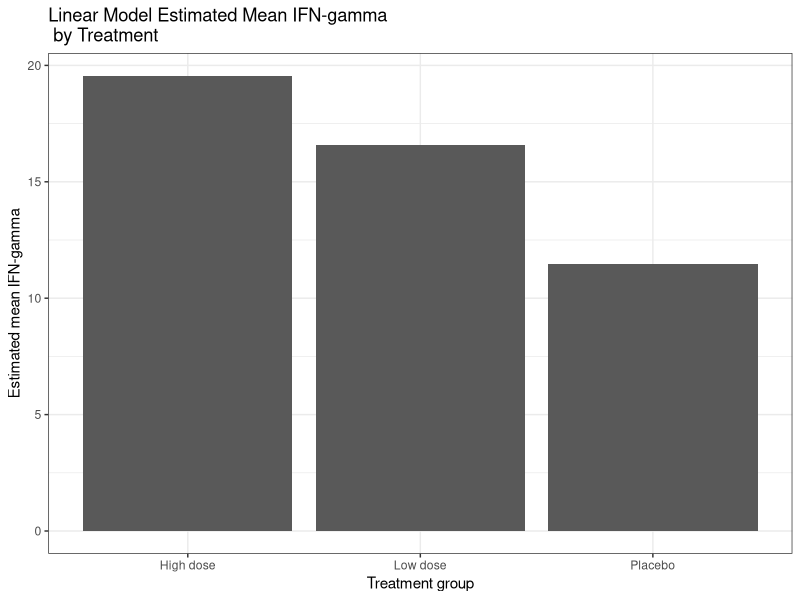

The R source for this figure:
## ---- chunk 1
library(tidyverse)
library(broom)
library(scales)

set.seed(104)

biomarker_df <- tibble(
  id = 1:180,
  treatment = rep(c("Placebo", "Low dose", "High dose"), each = 60),
  ifng = c(
    rnorm(60, mean = 11.5, sd = 4.2),
    rnorm(60, mean = 15.3, sd = 4.8),
    rnorm(60, mean = 19.8, sd = 5.1)
  ),
  response = c(
    rbinom(60, 1, 0.28),
    rbinom(60, 1, 0.45),
    rbinom(60, 1, 0.62)
  ),
  infections = c(
    rpois(60, lambda = 1.4),
    rpois(60, lambda = 1.1),
    rpois(60, lambda = 0.8)
  ),
  age = round(rnorm(180, mean = 61, sd = 10)),
  bmi = round(rnorm(180, mean = 29, sd = 4.5), 1)
)
## ---- chunk 2
head(biomarker_df, 3)
## ---- chunk 3
fit_lm <- lm(ifng ~ treatment, data = biomarker_df)
summary(fit_lm)
## ---- chunk 4
fit_lm <- lm(ifng ~ treatment, data = biomarker_df)
summary(fit_lm)
## ---- chunk 5
fit_lm <- lm(ifng ~ treatment, data = biomarker_df)
summary(fit_lm)
## ---- chunk 6
fit_lm <- lm(ifng ~ treatment, data = biomarker_df)
summary(fit_lm)
## ---- chunk 7

#| fig-width: 4 
#| fig-height: 3


lm_pred_df <- tibble(
  treatment = c("Placebo", "Low dose", "High dose")
)

lm_pred_df <- lm_pred_df |>
  mutate(
    predicted_ifng = predict(fit_lm, newdata = lm_pred_df)
  )

ggplot(lm_pred_df, aes(x = treatment, y = predicted_ifng)) +
  geom_col() +
  labs(
    title = "Linear Model Estimated Mean IFN-gamma \n by Treatment",
    x = "Treatment group",
    y = "Estimated mean IFN-gamma"
  ) +
  theme_bw()
## ---- chunk 8
fit_logit <- glm(response ~ treatment, data = biomarker_df, family = binomial())
summary(fit_logit)
